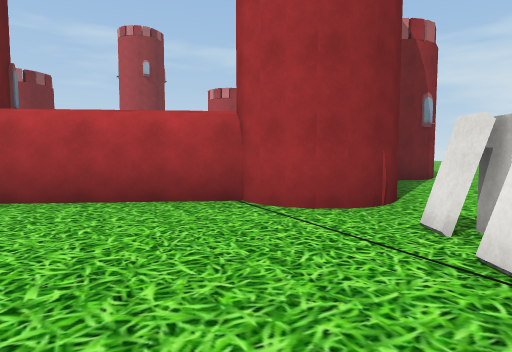
view 1 (above)

23 first-person views from a walk through a Unity game level. The camera is 1.4 m above the floor, tilts 4° down and sees 75° across. The floor is counted in squares, 2 m on a side. Each view is taken from the middle of a square. On the plan, view 1 faces up. The plan holds only what a view shows up to about 10 squares ahead; the rest is blank. The place goes on beyond the plan. Some surface patterns are stand-ins.

view 2
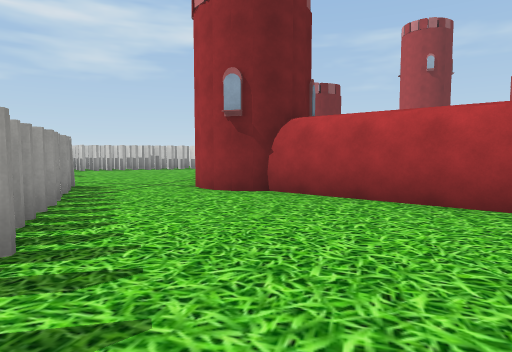

view 3
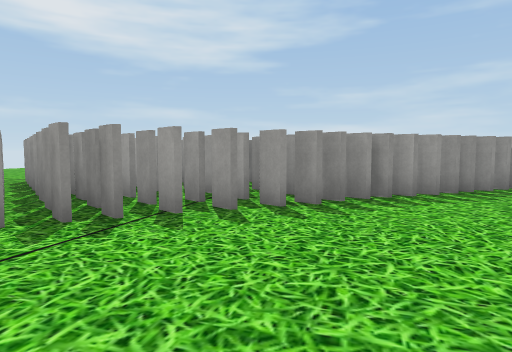

view 4
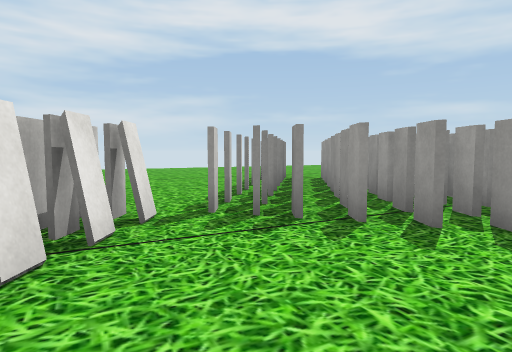

view 5
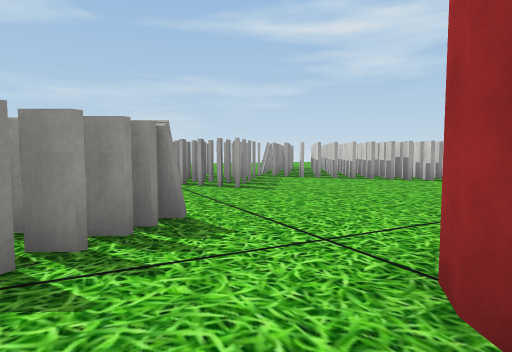

view 6
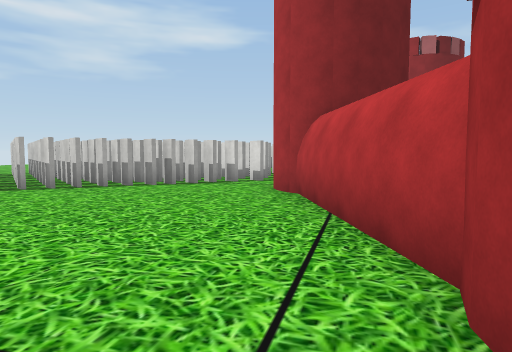

view 7
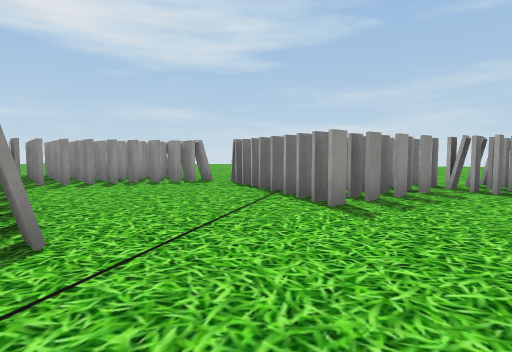

view 8
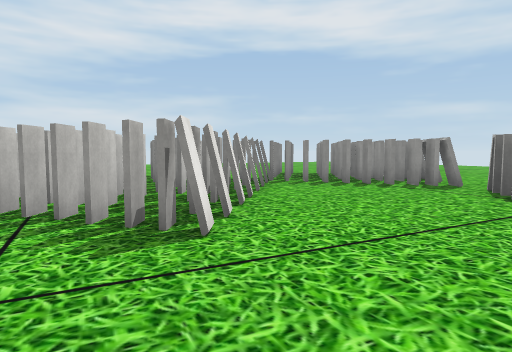

view 9
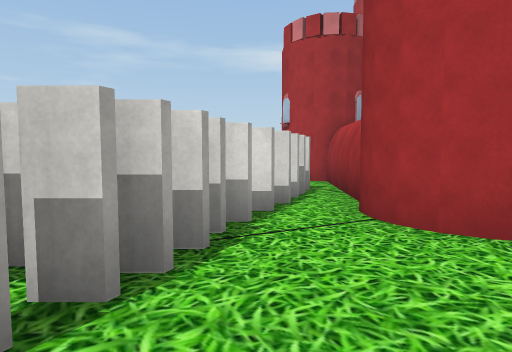

view 10
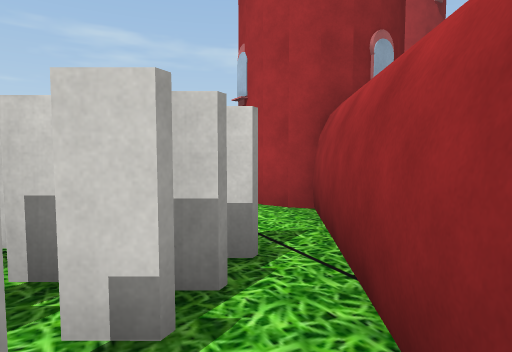

view 11
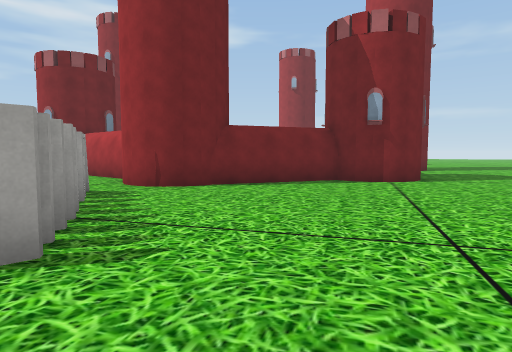

view 12
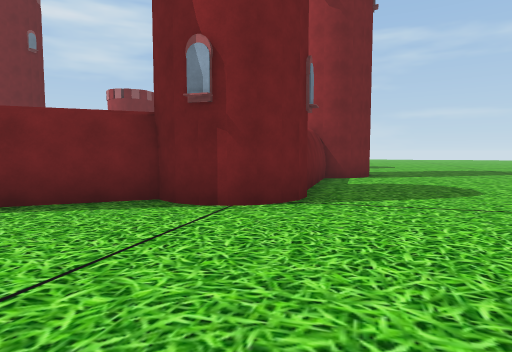

view 13
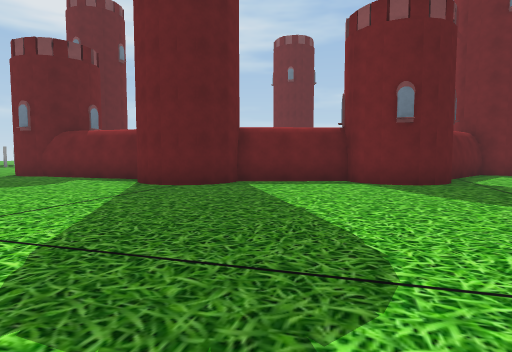

view 14
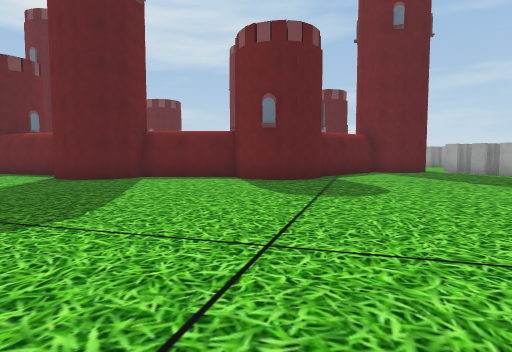

view 15
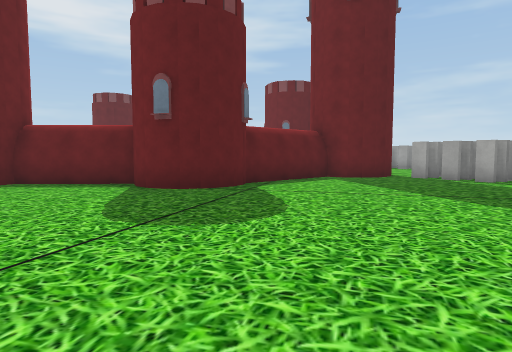

view 16
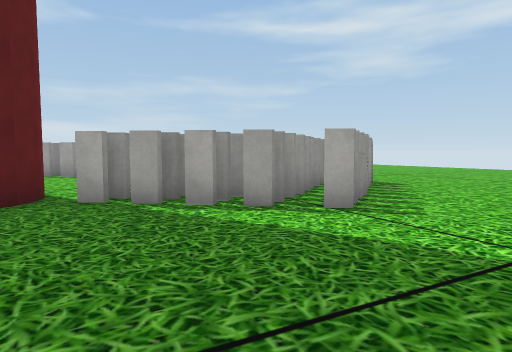

view 17
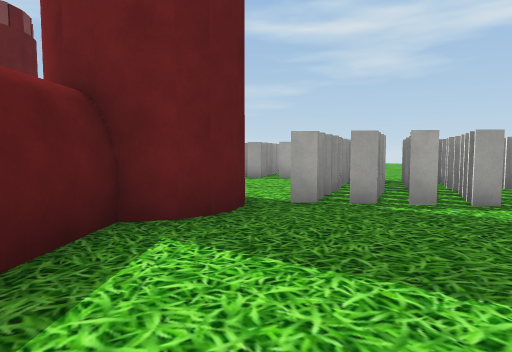

view 18
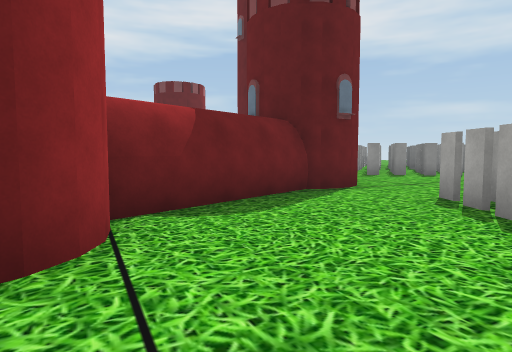

view 19
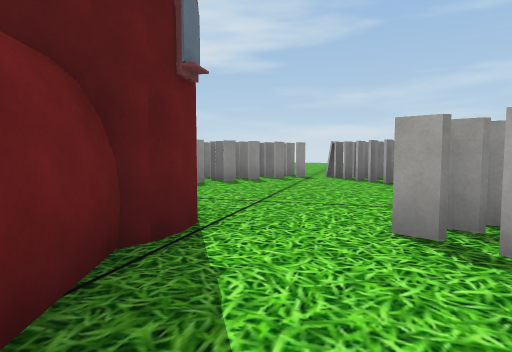

view 20
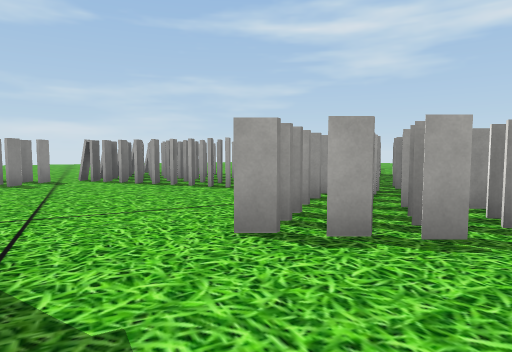

view 21
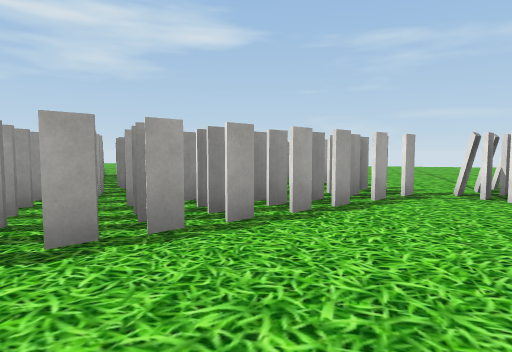

view 22
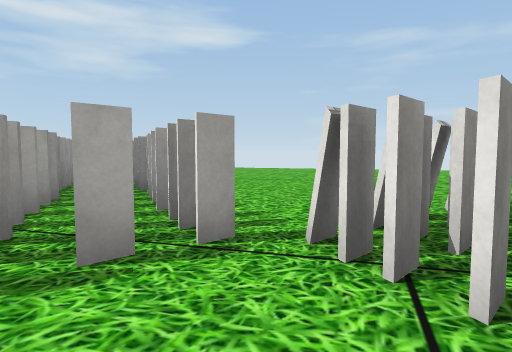

view 23
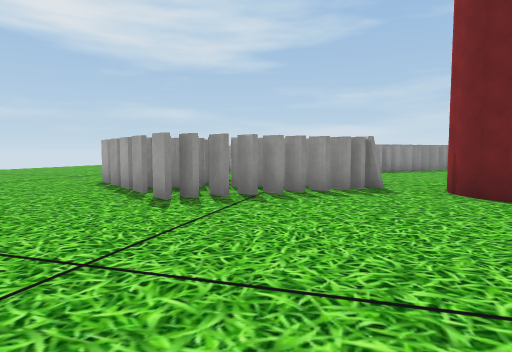

### Floor plan
Key: @ floor where view 1 was taken; # wall or solid block; x gap in a wall; . floor; T tower.
Columns run from 19 left of view 1 to 8 right of it. Each row starts with its distance up from view 1.
 25      ....#  ##... ........
 24    ###...#####............
 23     ####.####.............
 22       ###..##..............
 21        ##..................
 20        ##...TT.............
 19    #####....  ####T........
 18     ####...##T  TT ........
 17     ...#...#     T #......
 16 ####......##       ##TT....
 15 ####....T##           T....
 14 ###.....T#            #....
 13 ###......#            #....
 12  .####...#            #....
 11  .########            ##...
 10     ####.#            T T...
  9      ###.T            #T....
  8      ###.T#          ##.....
  7      ##...###       T#......
  6   #####.....##TT    T#......
  5  ######......#T#######......
  4    ###........T.............
  3   ...####............#......
  2   ..#####...#........####...
  1       ##....####.....###....
  0       ##...#######.@.####..
 -1       #....#########x#  #..
 -2       .##..#########..  #..
 -3      ..#############..  ...
 -4      ..############........
 -5        ####      ###... ..
 -6          ##      ###...
 -7           #      .# ...

Positions as (right, up) in squares from view 1, and headings:
1: (0, 0), facing up
2: (0, 0), facing up-left
3: (1, 3), facing down-left
4: (0, 3), facing down
5: (-4, 3), facing left
6: (-6, 3), facing up-left
7: (-7, 5), facing down-left
8: (-8, 5), facing down
9: (-12, 5), facing up
10: (-11, 9), facing up
11: (8, 1), facing up-left
12: (8, 6), facing up-left
13: (7, 22), facing down-left
14: (6, 25), facing down-left
15: (3, 25), facing down-left
16: (-2, 24), facing left
17: (-2, 21), facing left
18: (-9, 22), facing down
19: (-9, 18), facing down-left
20: (-9, 17), facing left
21: (-9, 17), facing up-left
22: (-9, 21), facing up-left
23: (8, 6), facing down-left
